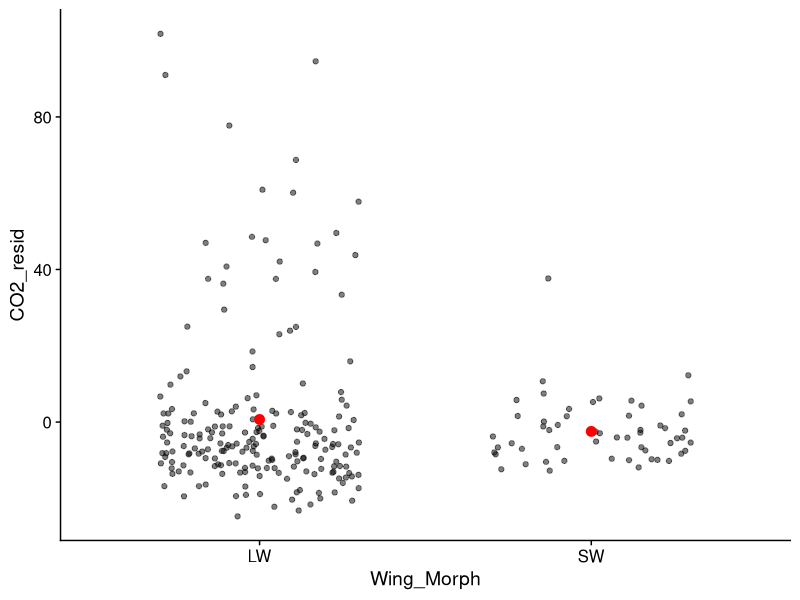
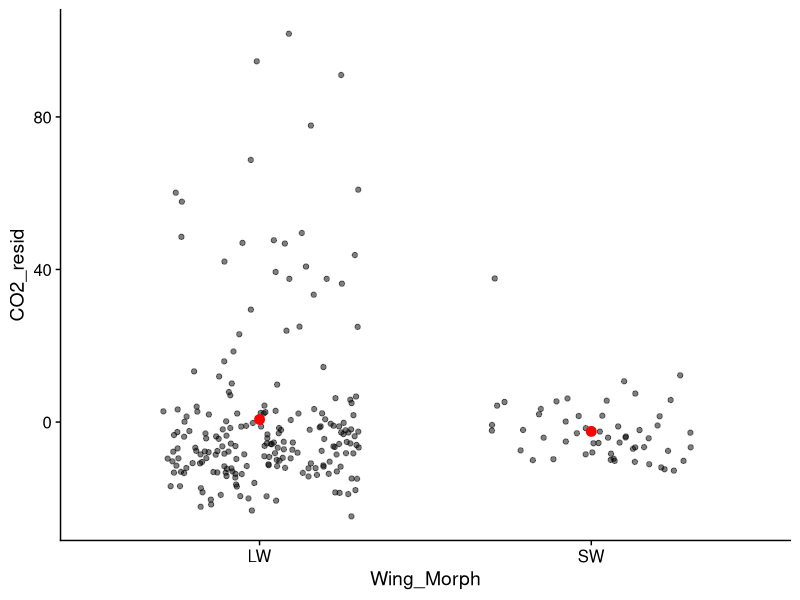
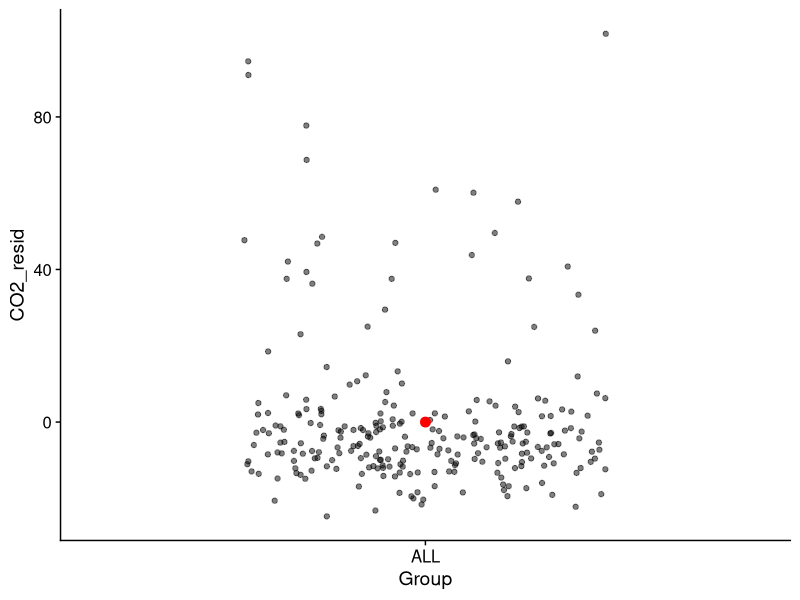
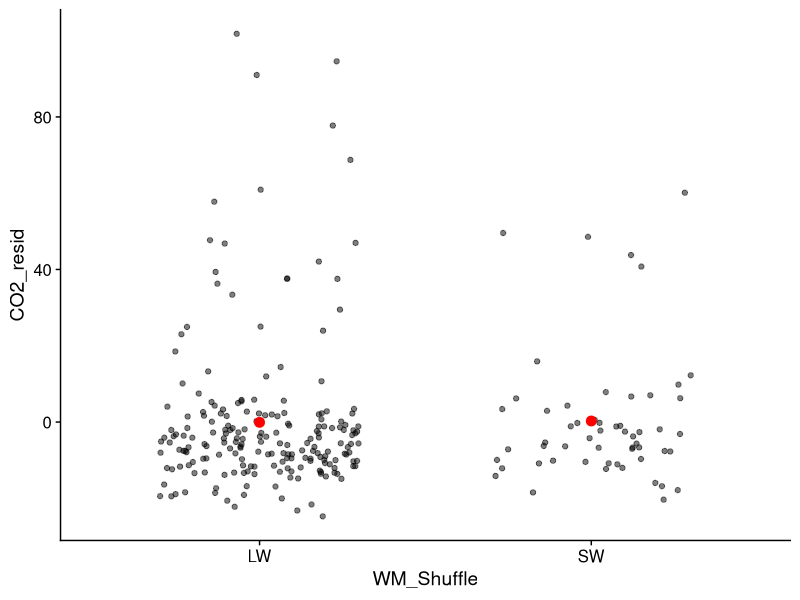
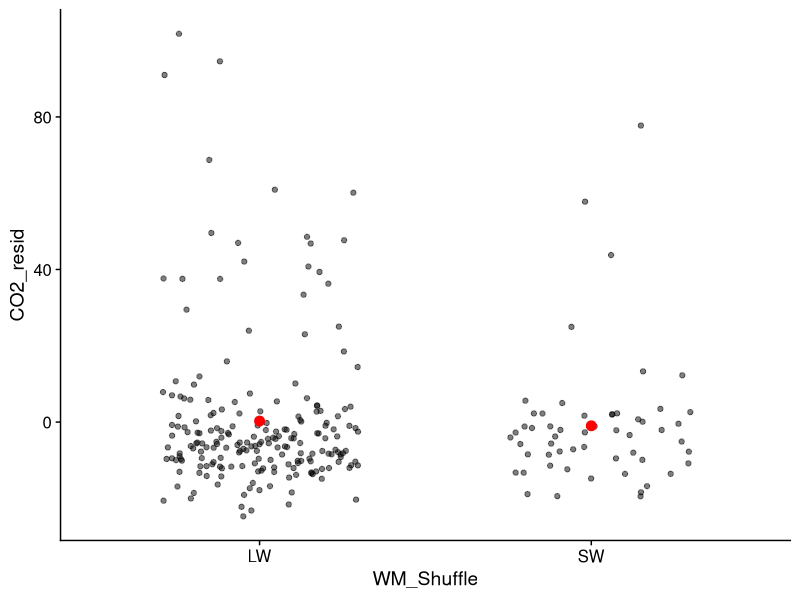
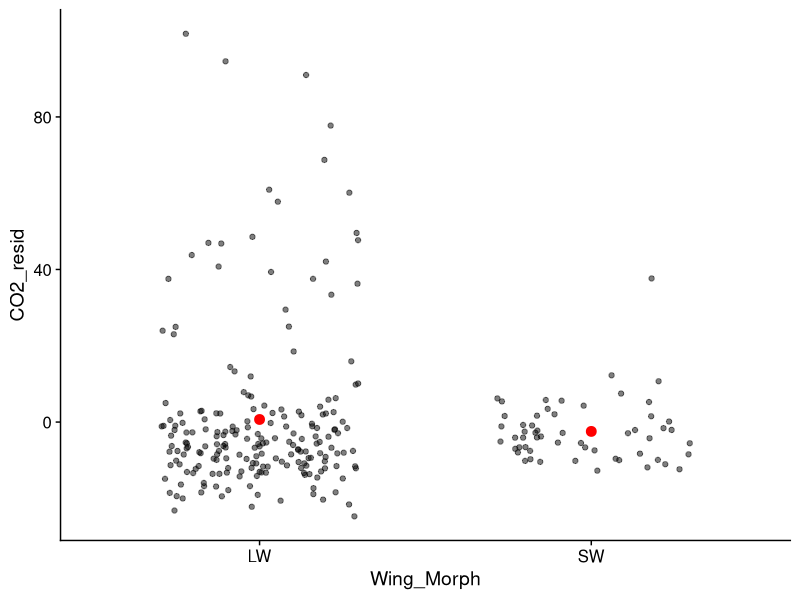
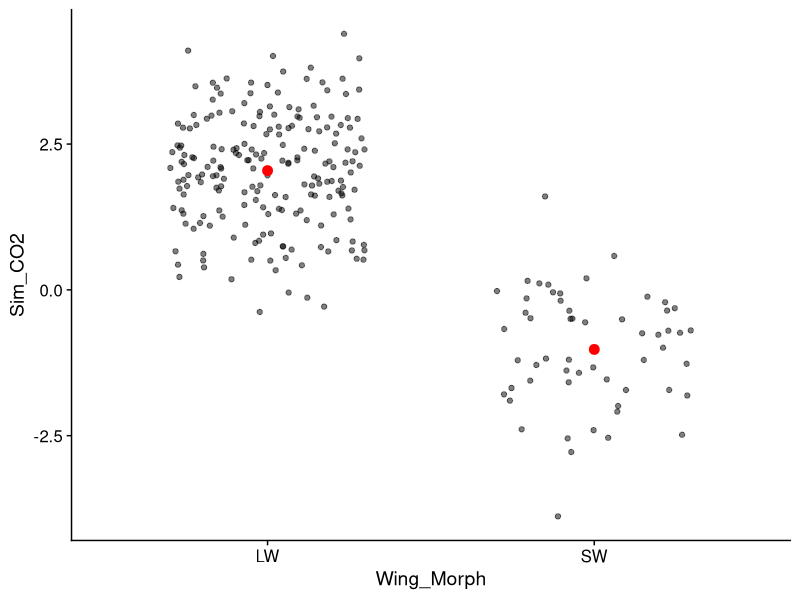
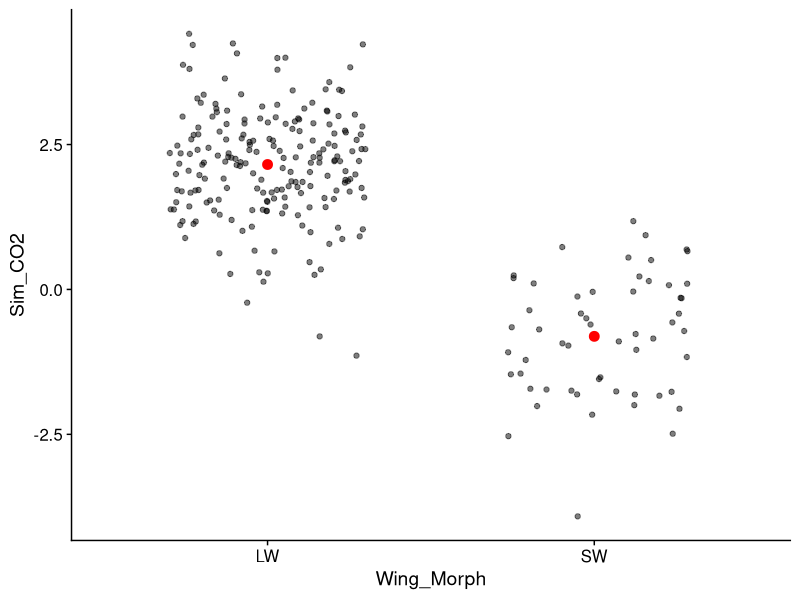

The R script that drew these images, in order:
## ---- chunk 1
#| label: setup
#| echo: false

library(tidyverse)
library(cowplot)
theme_set(theme_cowplot())
library(readxl)

## ---- chunk 2
#| echo: true
#| eval: true

CD <- read_csv("../data/Cricket_Metabolic_MassCor.csv")

CD |>
  group_by(Wing_Morph) |>
  summarise(Mean = mean(CO2_resid))
  
## ---- chunk 3
#| echo: false
#| eval: true

CD |>
  ggplot(aes(Wing_Morph, CO2_resid)) +
  geom_point(position = position_jitter(width = 0.3), alpha = 0.5) +
  stat_summary(fun = mean, geom = "point", size = 3, color = "red") 
  
## ---- chunk 4
#| echo: false
#| eval: true

CD |>
  ggplot(aes(Wing_Morph, CO2_resid)) +
  geom_point(position = position_jitter(width = 0.3), alpha = 0.5) +
  stat_summary(fun = mean, geom = "point", size = 3, color = "red") 
  
## ---- chunk 5
#| echo: false
#| eval: true

CD$Group <- "ALL"

CD |>
  ggplot(aes(Group, CO2_resid)) +
  geom_point(position = position_jitter(width = 0.3), alpha = 0.5) +
  stat_summary(fun = mean, geom = "point", size = 3, color = "red") 
  
## ---- chunk 6
#| echo: false
#| eval: true

CD$WM_Shuffle <- sample(CD$Wing_Morph)

CD |>
  group_by(WM_Shuffle) |>
  summarise(Mean = mean(CO2_resid))


CD |>
  ggplot(aes(WM_Shuffle, CO2_resid)) +
  geom_point(position = position_jitter(width = 0.3), alpha = 0.5) +
  stat_summary(fun = mean, geom = "point", size = 3, color = "red") 
  
## ---- chunk 7
#| echo: false
#| eval: true

CD$WM_Shuffle <- sample(CD$Wing_Morph)

CD |>
  group_by(WM_Shuffle) |>
  summarise(Mean = mean(CO2_resid))


CD |>
  ggplot(aes(WM_Shuffle, CO2_resid)) +
  geom_point(position = position_jitter(width = 0.3), alpha = 0.5) +
  stat_summary(fun = mean, geom = "point", size = 3, color = "red") 
  
## ---- chunk 8
#| echo: false
#| eval: true

CD |>
  ggplot(aes(Wing_Morph, CO2_resid)) +
  geom_point(position = position_jitter(width = 0.3), alpha = 0.5) +
  stat_summary(fun = mean, geom = "point", size = 3, color = "red") 
  
## ---- chunk 9
#| echo: true
#| eval: true

n.sw <- sum(CD$Wing_Morph=="SW")
n.lw <- sum(CD$Wing_Morph=="LW")

mean.sw <- -1
mean.lw <- 2

SS <- tibble(Wing_Morph = c(rep("SW", n.sw), rep("LW", n.lw)),
             Sim_CO2 = c(rnorm(n.sw, mean.sw), rnorm(n.lw, mean.lw))
             
)

SS |> group_by(Wing_Morph) |>
  summarise(Mean = mean(Sim_CO2))

## ---- chunk 10
#| echo: false
#| eval: true

SS |> group_by(Wing_Morph) |>
  summarise(Mean = mean(Sim_CO2))

SS |>
  ggplot(aes(Wing_Morph, Sim_CO2)) +
  geom_point(position = position_jitter(width = 0.3), alpha = 0.5) +
  stat_summary(fun = mean, geom = "point", size = 3, color = "red")
  
## ---- chunk 11
#| echo: false
#| eval: true

n.sw <- sum(CD$Wing_Morph=="SW")
n.lw <- sum(CD$Wing_Morph=="LW")

mean.sw <- -1
mean.lw <- 2

SS <- tibble(Wing_Morph = c(rep("SW", n.sw), rep("LW", n.lw)),
             Sim_CO2 = c(rnorm(n.sw, mean.sw), rnorm(n.lw, mean.lw))
             
)

SS |> group_by(Wing_Morph) |>
  summarise(Mean = mean(Sim_CO2))

SS |>
  ggplot(aes(Wing_Morph, Sim_CO2)) +
  geom_point(position = position_jitter(width = 0.3), alpha = 0.5) +
  stat_summary(fun = mean, geom = "point", size = 3, color = "red")
  
